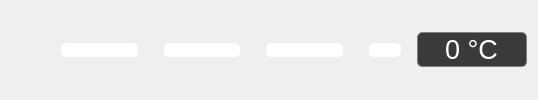
             <widget class="QFrame" name="frame">
              <property name="styleSheet">
               <string notr="true"/>
              </property>
              <property name="frameShape">
               <enum>QFrame::NoFrame</enum>
              </property>
              <property name="frameShadow">
               <enum>QFrame::Raised</enum>
              </property>
              <layout class="QHBoxLayout" name="horizontalLayout_21">
               <item>
                <layout class="QHBoxLayout" name="horizontalLayout_20" stretch="0,1,1,1,0,1">
                 <property name="rightMargin">
                  <number>0</number>
                 </property>
                 <item>
                  <spacer name="horizontalSpacer_97">
                   <property name="orientation">
                    <enum>Qt::Horizontal</enum>
                   </property>
                   <property name="sizeHint" stdset="0">
                    <size>
                     <width>40</width>
                     <height>20</height>
                    </size>
                   </property>
                  </spacer>
                 </item>
                 <item>
                  <widget class="QPushButton" name="btnLock">
                   <property name="styleSheet">
                    <string notr="true">QPushButton{
outline : 0;
background-color: rgb(255, 255, 255);
border-radius:5px;
margin:0 10px 0 10px;
}</string>
                   </property>
                   <property name="text">
                    <string/>
                   </property>
                   <property name="icon">
                    <iconset>
                     <normaloff>images/unlock.png</normaloff>images/unlock.png</iconset>
                   </property>
                   <property name="iconSize">
                    <size>
                     <width>80</width>
                     <height>80</height>
                    </size>
                   </property>
                  </widget>
                 </item>
                 <item>
                  <widget class="QPushButton" name="btnWaterLevel">
                   <property name="styleSheet">
                    <string notr="true">QPushButton{
outline : 0;
background-color: rgb(255, 255, 255);
border-radius:5px;
margin:0 10px 0 10px;
}</string>
                   </property>
                   <property name="text">
                    <string/>
                   </property>
                   <property name="icon">
                    <iconset>
                     <normaloff>images/waterLevel.png</normaloff>images/waterLevel.png</iconset>
                   </property>
                   <property name="iconSize">
                    <size>
                     <width>80</width>
                     <height>80</height>
                    </size>
                   </property>
                  </widget>
                 </item>
                 <item>
                  <widget class="QPushButton" name="btnWaterflow">
                   <property name="styleSheet">
                    <string notr="true">QPushButton{
outline : 0;
background-color: rgb(255, 255, 255);
border-radius:5px;
margin:0 10px 0 10px;
}</string>
                   </property>
                   <property name="text">
                    <string/>
                   </property>
                   <property name="icon">
                    <iconset>
                     <normaloff>images/waterflow.png</normaloff>images/waterflow.png</iconset>
                   </property>
                   <property name="iconSize">
                    <size>
                     <width>80</width>
                     <height>80</height>
                    </size>
                   </property>
                  </widget>
                 </item>
                 <item>
                  <widget class="QPushButton" name="btnTemp">
                   <property name="styleSheet">
                    <string notr="true">QPushButton{
outline : 0;
background-color: rgb(255, 255, 255);
border-radius:5px;
margin:0 10px 0 10px;
}</string>
                   </property>
                   <property name="text">
                    <string/>
                   </property>
                   <property name="icon">
                    <iconset>
                     <normaloff>images/temp.png</normaloff>images/temp.png</iconset>
                   </property>
                   <property name="iconSize">
                    <size>
                     <width>80</width>
                     <height>80</height>
                    </size>
                   </property>
                  </widget>
                 </item>
                 <item>
                  <widget class="QLineEdit" name="txtTemp">
                   <property name="enabled">
                    <bool>false</bool>
                   </property>
                   <property name="minimumSize">
                    <size>
                     <width>110</width>
                     <height>0</height>
                    </size>
                   </property>
                   <property name="font">
                    <font>
                     <family>Arial</family>
                     <pointsize>20</pointsize>
                    </font>
                   </property>
                   <property name="styleSheet">
                    <string notr="true">QLineEdit{
color: rgb(255, 255, 255);
background-color: rgb(58, 58, 58);
border-radius:5px;
border:1px solid gray;
}</string>
                   </property>
                   <property name="text">
                    <string>0 °C</string>
                   </property>
                   <property name="alignment">
                    <set>Qt::AlignCenter</set>
                   </property>
                   <property name="readOnly">
                    <bool>true</bool>
                   </property>
                  </widget>
                 </item>
                </layout>
               </item>
              </layout>
             </widget>
